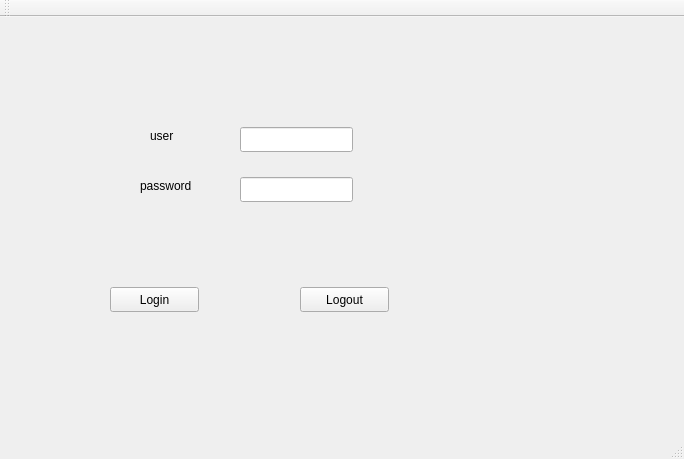
<?xml version="1.0" encoding="UTF-8"?>
<ui version="4.0">
 <class>MainWindow</class>
 <widget class="QMainWindow" name="MainWindow">
  <property name="geometry">
   <rect>
    <x>0</x>
    <y>0</y>
    <width>684</width>
    <height>459</height>
   </rect>
  </property>
  <property name="windowTitle">
   <string>MainWindow</string>
  </property>
  <widget class="QWidget" name="centralWidget">
   <widget class="QPushButton" name="Login">
    <property name="geometry">
     <rect>
      <x>110</x>
      <y>270</y>
      <width>89</width>
      <height>25</height>
     </rect>
    </property>
    <property name="text">
     <string>Login</string>
    </property>
   </widget>
   <widget class="QPushButton" name="Logout">
    <property name="geometry">
     <rect>
      <x>300</x>
      <y>270</y>
      <width>89</width>
      <height>25</height>
     </rect>
    </property>
    <property name="text">
     <string>Logout</string>
    </property>
   </widget>
   <widget class="QLabel" name="username">
    <property name="geometry">
     <rect>
      <x>150</x>
      <y>110</y>
      <width>67</width>
      <height>17</height>
     </rect>
    </property>
    <property name="text">
     <string>user</string>
    </property>
   </widget>
   <widget class="QLineEdit" name="_username">
    <property name="geometry">
     <rect>
      <x>240</x>
      <y>110</y>
      <width>113</width>
      <height>25</height>
     </rect>
    </property>
   </widget>
   <widget class="QLineEdit" name="_password">
    <property name="geometry">
     <rect>
      <x>240</x>
      <y>160</y>
      <width>113</width>
      <height>25</height>
     </rect>
    </property>
   </widget>
   <widget class="QLabel" name="password">
    <property name="geometry">
     <rect>
      <x>140</x>
      <y>160</y>
      <width>67</width>
      <height>17</height>
     </rect>
    </property>
    <property name="text">
     <string>password</string>
    </property>
   </widget>
  </widget>
  <widget class="QMenuBar" name="menuBar">
   <property name="geometry">
    <rect>
     <x>0</x>
     <y>0</y>
     <width>684</width>
     <height>22</height>
    </rect>
   </property>
  </widget>
  <widget class="QToolBar" name="mainToolBar">
   <attribute name="toolBarArea">
    <enum>TopToolBarArea</enum>
   </attribute>
   <attribute name="toolBarBreak">
    <bool>false</bool>
   </attribute>
  </widget>
  <widget class="QStatusBar" name="statusBar"/>
 </widget>
 <layoutdefault spacing="6" margin="11"/>
 <resources/>
 <connections/>
</ui>
